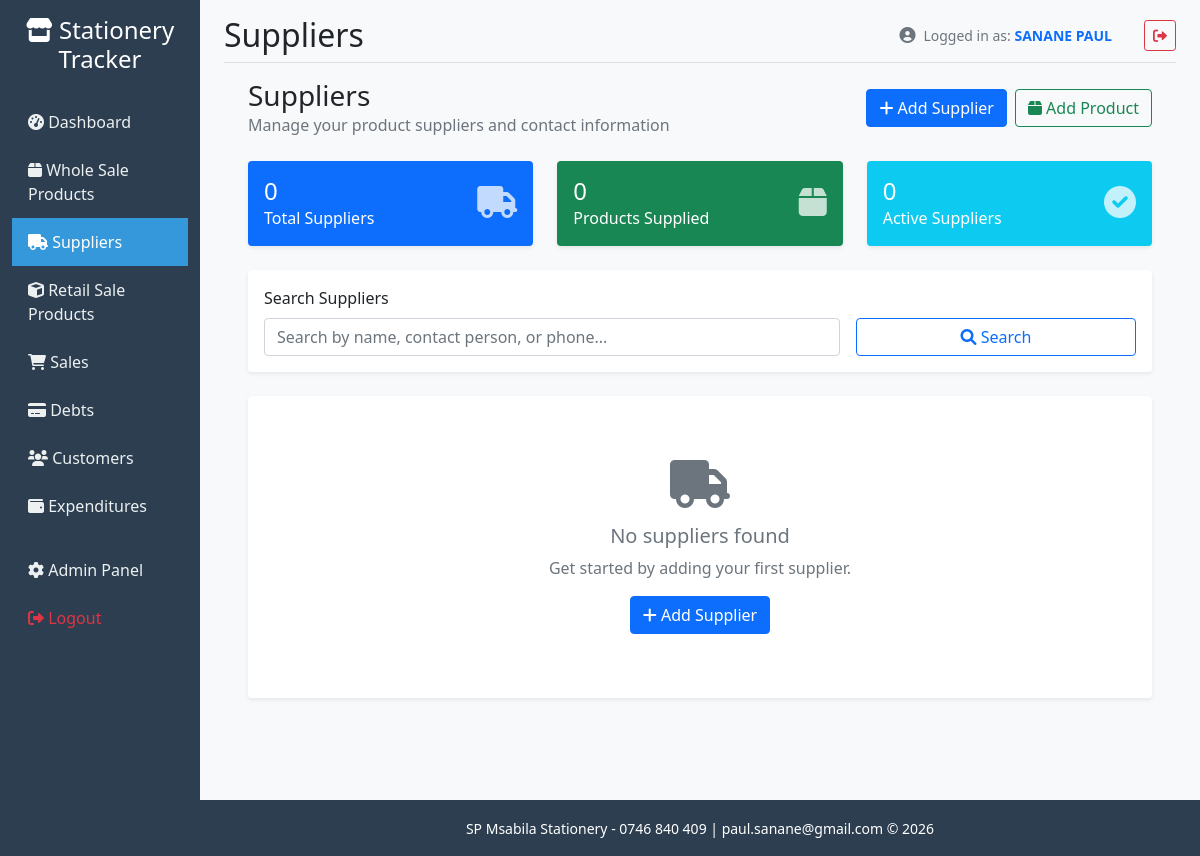
The page /suppliers/ (signed in) on the database as committed earlier.
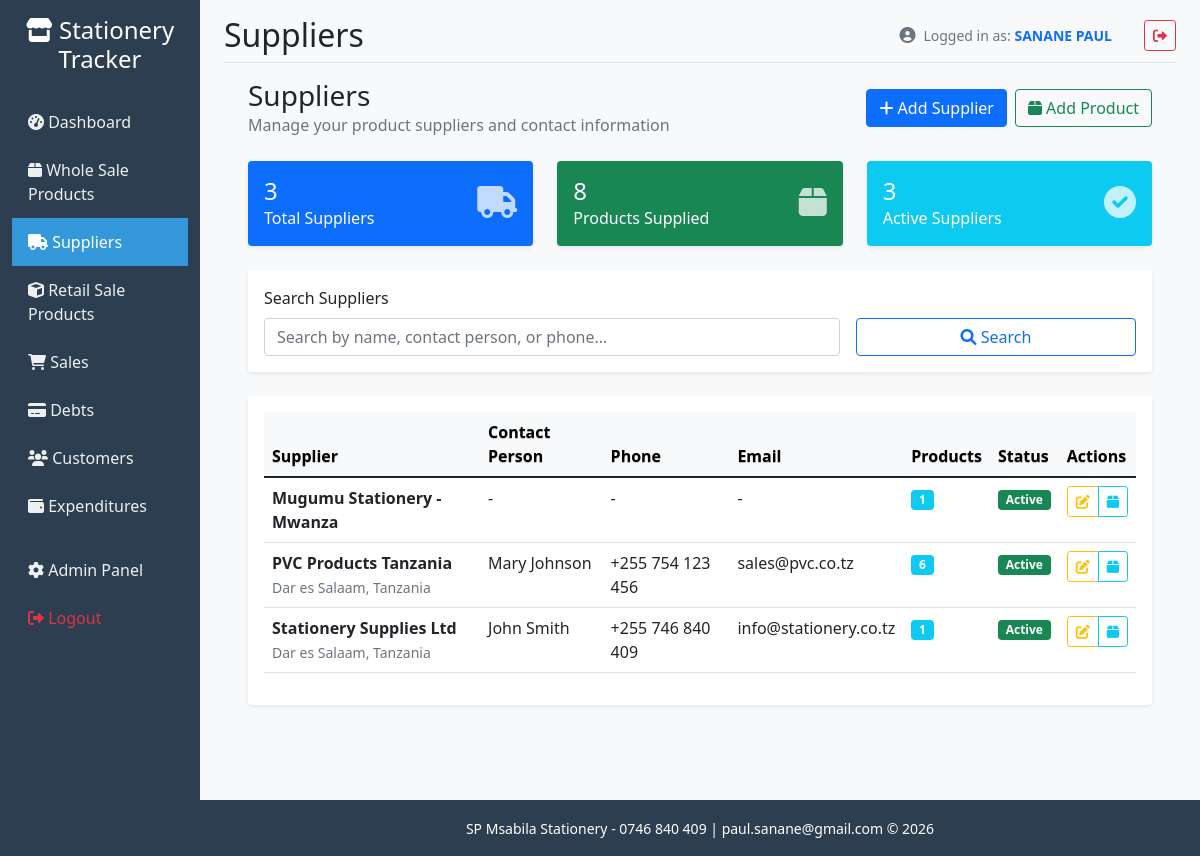
The same page on the database as committed later.
### tracker/models.py (models this page shows, shortened)
class Supplier(models.Model):
    name = models.CharField(max_length=200)
    contact_person = models.CharField(max_length=100, blank=True)
    phone = models.CharField(max_length=20, blank=True)
    email = models.EmailField(blank=True)
    address = models.TextField(blank=True)
    created_at = models.DateTimeField(auto_now_add=True)
    is_active = models.BooleanField(default=True)
    class Meta:
        ordering = ['name']

### tracker/views.py (the view)
# urls.py: path('suppliers/', views.supplier_list, name='supplier_list'),
@login_required
def supplier_list(request):
    suppliers = Supplier.objects.filter(is_active=True)
    search_query = request.GET.get('search')
    if search_query:
        suppliers = suppliers.filter(
            Q(name__icontains=search_query) |
            Q(contact_person__icontains=search_query) |
            Q(phone__icontains=search_query)
        )
    total_suppliers = suppliers.count()
    total_products = sum(supplier.products.count() for supplier in suppliers)
    context = {
        'suppliers': suppliers,
        'total_suppliers': total_suppliers,
        'total_products': total_products,
        'search_query': search_query or '',
    }
    return render(request, 'tracker/supplier_list.html', context)

### templates/tracker/supplier_list.html
{% extends 'base.html' %}
{% load static %}
{% block page_title %}Suppliers{% endblock %}
{% block content %}
<div class="container-fluid">
    <div class="d-flex justify-content-between align-items-center mb-4">
        <div>
            <h1 class="h3 mb-0">Suppliers</h1>
            <p class="text-muted mb-0">Manage your product suppliers and contact information</p>
        </div>
        <div class="d-flex gap-2">
            <a href="{% url 'supplier_create' %}" class="btn btn-primary">
                <i class="fas fa-plus"></i> Add Supplier
            </a>
            <a href="{% url 'product_create' %}" class="btn btn-outline-success">
                <i class="fas fa-box"></i> Add Product
            </a>
        </div>
    </div>
    <div class="row mb-4">
        <div class="col-md-4">
            <div class="card bg-primary text-white">
                <div class="card-body">
                    <div class="d-flex justify-content-between">
                        <div>
                            <h4 class="mb-0">{{ total_suppliers }}</h4>
                            <p class="mb-0">Total Suppliers</p>
                        </div>
                        <div class="align-self-center">
                            <i class="fas fa-truck fa-2x opacity-75"></i>
                        </div>
                    </div>
                </div>
            </div>
        </div>
        <div class="col-md-4">
            <div class="card bg-success text-white">
                <div class="card-body">
                    <div class="d-flex justify-content-between">
                        <div>
                            <h4 class="mb-0">{{ total_products }}</h4>
                            <p class="mb-0">Products Supplied</p>
                        </div>
                        <div class="align-self-center">
                            <i class="fas fa-box fa-2x opacity-75"></i>
                        </div>
                    </div>
                </div>
            </div>
        </div>
        <div class="col-md-4">
            <div class="card bg-info text-white">
                <div class="card-body">
                    <div class="d-flex justify-content-between">
                        <div>
                            <h4 class="mb-0">{{ suppliers|length }}</h4>
                            <p class="mb-0">Active Suppliers</p>
                        </div>
                        <div class="align-self-center">
                            <i class="fas fa-check-circle fa-2x opacity-75"></i>
                        </div>
                    </div>
                </div>
            </div>
        </div>
    </div>
    <div class="card mb-4">
        <div class="card-body">
            <form method="get" class="row g-3">
                <div class="col-md-8">
                    <label for="search" class="form-label">Search Suppliers</label>
                    <input type="text" class="form-control" id="search" name="search"
                           value="{{ search_query }}" placeholder="Search by name, contact person, or phone...">
                </div>
                <div class="col-md-4">
                    <label class="form-label">&nbsp;</label>
                    <div class="d-grid">
                        <button type="submit" class="btn btn-outline-primary">
                            <i class="fas fa-search"></i> Search
                        </button>
                    </div>
                </div>
            </form>
        </div>
    </div>
    <div class="card">
        <div class="card-body">
            {% if suppliers %}
                <div class="table-responsive">
                    <table class="table table-hover">
                        <thead class="table-light">
                            <tr>
                                <th>Supplier</th>
                                <th>Contact Person</th>
                                <th>Phone</th>
                                <th>Email</th>
                                <th>Products</th>
                                <th>Status</th>
                                <th>Actions</th>
                            </tr>
                        </thead>
                        <tbody>
                            {% for supplier in suppliers %}
                                <tr>
                                    <td>
                                        <div>
                                            <strong>{{ supplier.name }}</strong>
                                            {% if supplier.address %}
                                                <br><small class="text-muted">{{ supplier.address|truncatechars:50 }}</small>
                                            {% endif %}
                                        </div>
                                    </td>
                                    <td>{{ supplier.contact_person|default:"-" }}</td>
                                    <td>{{ supplier.phone|default:"-" }}</td>
                                    <td>{{ supplier.email|default:"-" }}</td>
                                    <td>
                                        <span class="badge bg-info">{{ supplier.products.count }}</span>
                                    </td>
                                    <td>
                                        {% if supplier.is_active %}
                                            <span class="badge bg-success">Active</span>
                                        {% else %}
                                            <span class="badge bg-secondary">Inactive</span>
                                        {% endif %}
                                    </td>
                                    <td>
                                        <div class="btn-group" role="group">
                                            <a href="{% url 'supplier_update' supplier.pk %}" class="btn btn-sm btn-outline-warning" title="Edit">
                                                <i class="fas fa-edit"></i>
                                            </a>
                                            <a href="{% url 'product_list' %}?supplier={{ supplier.id }}" class="btn btn-sm btn-outline-info" title="View Products">
                                                <i class="fas fa-box"></i>
                                            </a>
                                        </div>
                                    </td>
                                </tr>
                            {% endfor %}
                        </tbody>
                    </table>
                </div>
            {% else %}
                <div class="text-center py-5">
                    <i class="fas fa-truck fa-3x text-muted mb-3"></i>
                    <h5 class="text-muted">No suppliers found</h5>
                    <p class="text-muted">Get started by adding your first supplier.</p>
                    <a href="{% url 'supplier_create' %}" class="btn btn-primary">
                        <i class="fas fa-plus"></i> Add Supplier
                    </a>
                </div>
            {% endif %}
        </div>
    </div>
</div>
{% endblock %}

### templates/base.html (shortened to what this page needs)
<!DOCTYPE html>
<html lang="en">
<head>
    <link href="https://cdn.jsdelivr.net/npm/bootstrap@5.1.3/dist/css/bootstrap.min.css" rel="stylesheet">
    <link href="https://cdnjs.cloudflare.com/ajax/libs/font-awesome/6.0.0/css/all.min.css" rel="stylesheet">
    {% load static tz %}
    <link href="{% static 'custom.css' %}" rel="stylesheet">
</head>
<body>
    {% localtime on %}
    <div class="container-fluid">
        <div class="row">
            <nav class="col-md-3 col-lg-2 d-md-block sidebar collapse" id="sidebar">
                <div class="position-sticky pt-3">
                    <div class="text-center mb-4 position-relative">
                        <h4 class="text-white">
                            <i class="fas fa-store"></i> Stationery Tracker
                        </h4>
                    </div>
                    <ul class="nav flex-column">
                        <li class="nav-item">
                            <a class="nav-link {% if request.resolver_match.url_name == 'dashboard' %}active{% endif %}" href="{% url 'dashboard' %}">
                                <i class="fas fa-tachometer-alt"></i> Dashboard
                            </a>
                        </li>
                        <li class="nav-item">
                            <a class="nav-link {% if 'product' in request.resolver_match.url_name %}active{% endif %}" href="{% url 'product_list' %}">
                                <i class="fas fa-box"></i> Whole Sale Products
                            </a>
                        </li>
                        <li class="nav-item">
                            <a class="nav-link {% if 'supplier' in request.resolver_match.url_name %}active{% endif %}" href="{% url 'supplier_list' %}">
                                <i class="fas fa-truck"></i> Suppliers
                            </a>
                        </li>
                        <li class="nav-item">
                            <a class="nav-link {% if 'stationery' in request.resolver_match.url_name %}active{% endif %}" href="{% url 'stationery_list' %}">
                                <i class="fas fa-cube"></i> Retail Sale Products
                            </a>
                        </li>
                        <li class="nav-item">
                            <a class="nav-link {% if 'sales' in request.resolver_match.url_name %}active{% endif %}" href="{% url 'sales_list' %}">
                                <i class="fas fa-shopping-cart"></i> Sales
                            </a>
                        </li>
                        <li class="nav-item">
                            <a class="nav-link {% if 'debts' in request.resolver_match.url_name %}active{% endif %}" href="{% url 'debts_list' %}">
                                <i class="fas fa-credit-card"></i> Debts
                            </a>
                        </li>
                        <li class="nav-item">
                            <a class="nav-link {% if 'customers' in request.resolver_match.url_name %}active{% endif %}" href="{% url 'customers_list' %}">
                                <i class="fas fa-users"></i> Customers
                            </a>
                        </li>
                        <li class="nav-item">
                            <a class="nav-link {% if 'expend' in request.resolver_match.url_name %}active{% endif %}" href="{% url 'expenditures_list' %}">
                                <i class="fas fa-wallet"></i> Expenditures
                            </a>
                        </li>
                        <li class="nav-item mt-3">
                            <a class="nav-link" href="/admin/">
                                <i class="fas fa-cog"></i> Admin Panel
                            </a>
                        </li>
                        <li class="nav-item">
                            <form method="post" action="{% url 'logout' %}" style="display: inline;">
                                <button type="submit" class="nav-link text-danger" style="background: none; border: none; padding: 0.75rem 1rem; width: 100%; text-align: left; cursor: pointer;">
                                    <i class="fas fa-sign-out-alt"></i> Logout
                                </button>
                            </form>
                        </li>
                    </ul>
                </div>
            </nav>
            <main class="col-md-9 ms-sm-auto col-lg-10 px-md-4 main-content">
                <div class="d-flex justify-content-between flex-wrap flex-md-nowrap align-items-center pt-3 pb-2 mb-3 border-bottom">
                    <div class="d-flex align-items-center">
                        <h1 class="h2 mb-0">{% block page_title %}Dashboard{% endblock %}</h1>
                    </div>
                    <div class="d-flex align-items-center gap-3">
                        {% if user.is_authenticated %}
                        <div class="d-none d-md-flex align-items-center text-muted">
                            <i class="fas fa-user-circle me-2"></i>
                            <span class="small">
                                Logged in as: <strong class="text-primary">{{ user.get_full_name|default:user.username }}</strong>
                            </span>
                        </div>
                        {% endif %}
                        {% if user.is_authenticated %}
                        <form method="post" action="{% url 'logout' %}" style="display: inline;">
                            <button type="submit" class="btn btn-outline-danger btn-sm" title="Logout">
                                <i class="fas fa-sign-out-alt"></i>
                            </button>
                        </form>
                        {% endif %}
                    </div>
                </div>
                {% block content %}{% endblock %}
            </main>
        </div>
    </div>
    {% endlocaltime %}
        <footer class="text-center text-white" style="background-color:#2c3e50;">
            <div class="container-fluid">
                <div class="row">
                    <div class="col-md-3 col-lg-2 d-md-block" style="background-color:#2c3e50; min-height: 56px;">
                    </div>
                    <div class="col-md-9 ms-sm-auto col-lg-10">
                        <div class="container py-3">
                            <small style="font-size:0.875rem;">SP Msabila Stationery - 0746 840 409 | paul.sanane@gmail.com &copy; {% now "Y" %}</small>
                        </div>
                    </div>
                </div>
            </div>
        </footer>
</body>
</html>

### static/custom.css (style rules this page uses)
.sidebar .nav-link.active { background-color: #3498db !important; color: #fff !important; }
.badge { font-size: 0.75em; }
.table thead th { text-shadow: 0 1px 0 rgba(0,0,0,0.25) !important; }

### templates/base.html (style rules this page uses)
.sidebar { min-height: 100vh; background-color: #2c3e50; position: relative; }
.sidebar .nav-link { color: #ecf0f1; padding: 0.75rem 1rem; }
.sidebar .nav-link.active { background-color: #3498db; color: #fff; }
.main-content { background-color: #f8f9fa; min-height: 100vh; }
.card { border: none; box-shadow: 0 0.125rem 0.25rem rgba(0, 0, 0, 0.075); }
.table th { background-color: #f8f9fa; border-top: none; }
.badge { font-size: 0.75em; }
@media (min-width: 768px) { .sidebar { min-height: calc(100vh - 56px); } }

Rows that differ between the two databases and show on the page:
added Supplier: name "Mugumu Stationery - Mwanza", contact_person "-", phone "-", email "-", products.count "1", is_active "Active"
added Supplier: name "PVC Products Tanzania", address "Dar es Salaam, Tanzania", contact_person "Mary Johnson", phone "+255 754 123 456", email "sales@pvc.co.tz", products.count "6", is_active "Active"
added Supplier: name "Stationery Supplies Ltd", address "Dar es Salaam, Tanzania", contact_person "John Smith", phone "+255 746 840 409", email "info@stationery.co.tz", products.count "1", is_active "Active"
Other text that changed with them:
{{ total_suppliers }}: "0" → "3"
{{ total_products }}: "0" → "8"
{{ suppliers|length }}: "0" → "3"
text no longer shown: "No suppliers found Get started by adding your first supplier. Add Supplier"
text now shown: "Supplier Contact Person Phone Email Products Status Actions"
